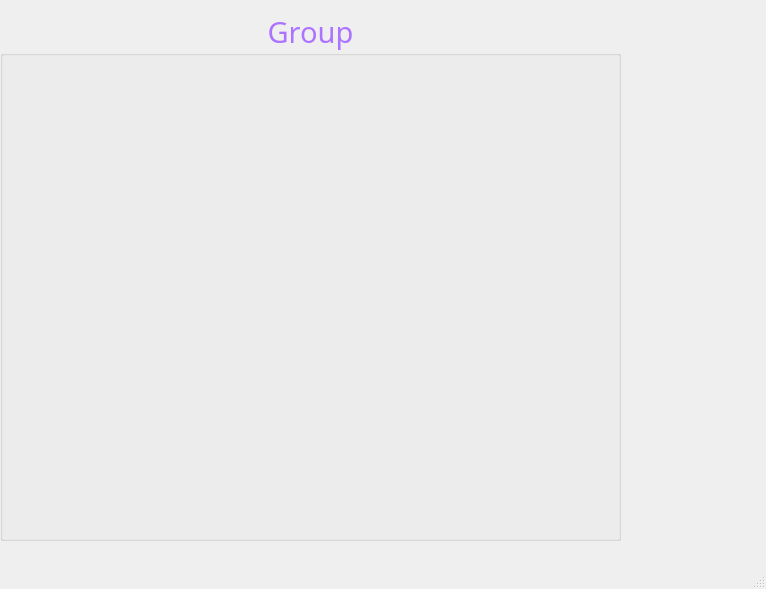
<?xml version="1.0" encoding="UTF-8"?>
<ui version="4.0">
 <class>MainWindow</class>
 <widget class="QMainWindow" name="MainWindow">
  <property name="geometry">
   <rect>
    <x>0</x>
    <y>0</y>
    <width>766</width>
    <height>589</height>
   </rect>
  </property>
  <property name="windowTitle">
   <string>MainWindow</string>
  </property>
  <widget class="QWidget" name="centralwidget">
   <widget class="QGroupBox" name="groupBox">
    <property name="geometry">
     <rect>
      <x>0</x>
      <y>10</y>
      <width>621</width>
      <height>531</height>
     </rect>
    </property>
    <property name="palette">
     <palette>
      <active>
       <colorrole role="WindowText">
        <brush brushstyle="SolidPattern">
         <color alpha="255">
          <red>171</red>
          <green>115</green>
          <blue>255</blue>
         </color>
        </brush>
       </colorrole>
       <colorrole role="ToolTipText">
        <brush brushstyle="SolidPattern">
         <color alpha="255">
          <red>255</red>
          <green>255</green>
          <blue>0</blue>
         </color>
        </brush>
       </colorrole>
      </active>
      <inactive>
       <colorrole role="WindowText">
        <brush brushstyle="SolidPattern">
         <color alpha="255">
          <red>171</red>
          <green>115</green>
          <blue>255</blue>
         </color>
        </brush>
       </colorrole>
       <colorrole role="ToolTipText">
        <brush brushstyle="SolidPattern">
         <color alpha="255">
          <red>255</red>
          <green>255</green>
          <blue>0</blue>
         </color>
        </brush>
       </colorrole>
      </inactive>
      <disabled>
       <colorrole role="WindowText">
        <brush brushstyle="SolidPattern">
         <color alpha="255">
          <red>120</red>
          <green>120</green>
          <blue>120</blue>
         </color>
        </brush>
       </colorrole>
       <colorrole role="ToolTipText">
        <brush brushstyle="SolidPattern">
         <color alpha="255">
          <red>255</red>
          <green>255</green>
          <blue>0</blue>
         </color>
        </brush>
       </colorrole>
      </disabled>
     </palette>
    </property>
    <property name="font">
     <font>
      <family>Algerian</family>
      <pointsize>22</pointsize>
     </font>
    </property>
    <property name="title">
     <string>Group</string>
    </property>
    <property name="alignment">
     <set>Qt::AlignCenter</set>
    </property>
   </widget>
  </widget>
  <widget class="QMenuBar" name="menubar">
   <property name="geometry">
    <rect>
     <x>0</x>
     <y>0</y>
     <width>766</width>
     <height>25</height>
    </rect>
   </property>
  </widget>
  <widget class="QStatusBar" name="statusbar"/>
  <action name="actionNew">
   <property name="text">
    <string>New</string>
   </property>
   <property name="statusTip">
    <string>Create a new file</string>
   </property>
   <property name="shortcut">
    <string>Ctrl+N</string>
   </property>
  </action>
  <action name="actionSave">
   <property name="text">
    <string>Save</string>
   </property>
   <property name="statusTip">
    <string>Save a file</string>
   </property>
   <property name="shortcut">
    <string>Ctrl+S</string>
   </property>
  </action>
  <action name="actionCopy">
   <property name="text">
    <string>Copy</string>
   </property>
   <property name="statusTip">
    <string>Copy a file</string>
   </property>
   <property name="shortcut">
    <string>Ctrl+C</string>
   </property>
  </action>
  <action name="actionPaste">
   <property name="text">
    <string>Paste</string>
   </property>
   <property name="statusTip">
    <string>Paste a file</string>
   </property>
   <property name="shortcut">
    <string>Ctrl+V</string>
   </property>
  </action>
 </widget>
 <resources/>
 <connections/>
</ui>
